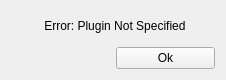
<?xml version="1.0" encoding="UTF-8"?>
<ui version="4.0">
 <class>Form</class>
 <widget class="QWidget" name="Form">
  <property name="geometry">
   <rect>
    <x>0</x>
    <y>0</y>
    <width>226</width>
    <height>79</height>
   </rect>
  </property>
  <property name="windowTitle">
   <string>Form</string>
  </property>
  <layout class="QGridLayout" name="gridLayout">
   <item row="0" column="0">
    <layout class="QGridLayout" name="gridLayout_2">
     <item row="1" column="1">
      <widget class="QPushButton" name="pushButton">
       <property name="text">
        <string>Ok</string>
       </property>
      </widget>
     </item>
     <item row="0" column="0" colspan="2">
      <widget class="QLabel" name="label">
       <property name="minimumSize">
        <size>
         <width>0</width>
         <height>30</height>
        </size>
       </property>
       <property name="text">
        <string>          Error: Plugin Not Specified</string>
       </property>
      </widget>
     </item>
    </layout>
   </item>
  </layout>
 </widget>
 <resources/>
 <connections/>
</ui>
